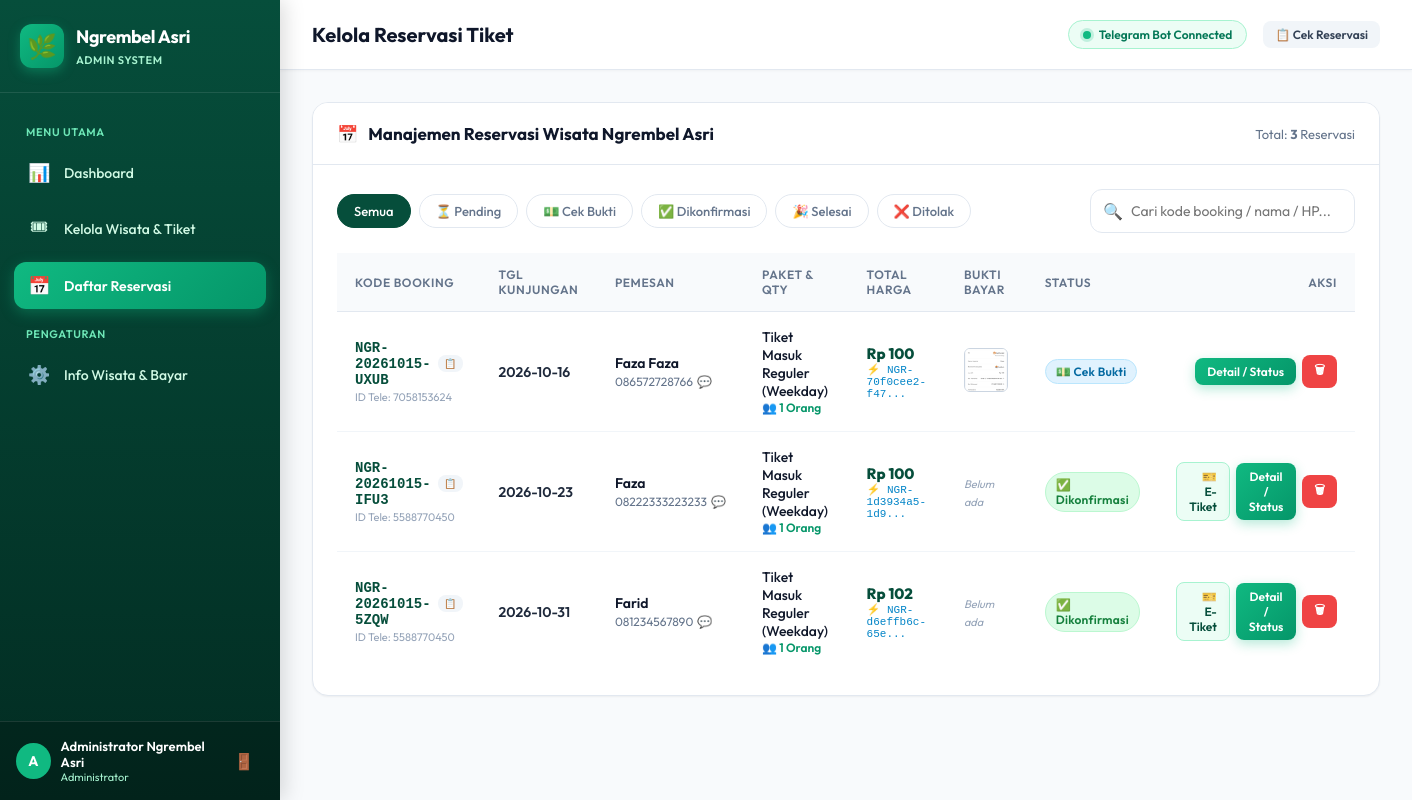
/reservations (signed in), run on the app's committed database.
### tables this page shows
CREATE TABLE reservations (
        id INTEGER PRIMARY KEY AUTOINCREMENT,
        booking_code TEXT UNIQUE NOT NULL,
        user_id INTEGER NOT NULL,
        user_name TEXT NOT NULL,
        user_phone TEXT NOT NULL,
        ticket_id INTEGER NOT NULL,
        visit_date TEXT NOT NULL,
        ticket_qty INTEGER NOT NULL DEFAULT 1,
        total_price INTEGER NOT NULL,
        payment_method TEXT DEFAULT 'Transfer Bank / QRIS',
        payment_proof TEXT,
        status TEXT DEFAULT 'PENDING',
        admin_notes TEXT,
        created_at TIMESTAMP DEFAULT CURRENT_TIMESTAMP,
        updated_at TIMESTAMP DEFAULT CURRENT_TIMESTAMP, casaku_trx_id TEXT, qr_string TEXT, payment_amount INTEGER,
        FOREIGN KEY (ticket_id) REFERENCES wisata(id) ON DELETE CASCADE
    );

CREATE TABLE wisata (
        id INTEGER PRIMARY KEY AUTOINCREMENT,
        name TEXT NOT NULL,
        category TEXT NOT NULL DEFAULT 'Tiket',
        price INTEGER NOT NULL,
        description TEXT,
        image_url TEXT,
        is_active INTEGER NOT NULL DEFAULT 1,
        created_at TIMESTAMP DEFAULT CURRENT_TIMESTAMP
    );

### web_app.py (the view)
@app.get("/reservations", response_class=HTMLResponse)
async def reservations_page(
    request: Request,
    status_filter: str = "ALL",
    q: str = ""
):
    if not is_authenticated(request):
        return RedirectResponse(url="/login", status_code=302)
    reservations = database.get_reservations(status=status_filter, search=q)
    msg = request.query_params.get("msg")
    return templates.TemplateResponse(
        request=request,
        name="reservations.html",
        context={
            "page_title": "Kelola Reservasi Tiket",
            "reservations": reservations,
            "current_filter": status_filter,
            "search_query": q,
            "msg": msg,
            "admin_name": request.session.get("admin_name", "Admin")
        }
    )

### templates/reservations.html (shortened to what this page needs)
{% extends "base.html" %}
{% block content %}
<div class="card">
  <div class="card-header">
    <h3><span>📅</span> Manajemen Reservasi Wisata Ngrembel Asri</h3>
    <span style="font-size: 13px; color: #64748b;">Total: <b>{{ reservations | length }}</b> Reservasi</span>
  </div>
  <div class="card-body">
    <div class="filter-bar">
      <div class="filter-tabs">
        <a href="/reservations?status_filter=ALL{% if search_query %}&q={{ search_query }}{% endif %}" class="tab-btn {% if current_filter == 'ALL' %}active{% endif %}">
          Semua
        </a>
        <a href="/reservations?status_filter=PENDING{% if search_query %}&q={{ search_query }}{% endif %}" class="tab-btn {% if current_filter == 'PENDING' %}active{% endif %}">
          ⏳ Pending
        </a>
        <a href="/reservations?status_filter=PAID{% if search_query %}&q={{ search_query }}{% endif %}" class="tab-btn {% if current_filter == 'PAID' %}active{% endif %}">
          💵 Cek Bukti
        </a>
        <a href="/reservations?status_filter=CONFIRMED{% if search_query %}&q={{ search_query }}{% endif %}" class="tab-btn {% if current_filter == 'CONFIRMED' %}active{% endif %}">
          ✅ Dikonfirmasi
        </a>
        <a href="/reservations?status_filter=COMPLETED{% if search_query %}&q={{ search_query }}{% endif %}" class="tab-btn {% if current_filter == 'COMPLETED' %}active{% endif %}">
          🎉 Selesai
        </a>
        <a href="/reservations?status_filter=REJECTED{% if search_query %}&q={{ search_query }}{% endif %}" class="tab-btn {% if current_filter == 'REJECTED' %}active{% endif %}">
          ❌ Ditolak
        </a>
      </div>
      <form method="GET" action="/reservations" class="search-box">
        <span style="color: #94a3b8; font-size: 16px;">🔍</span>
        <input type="text" name="q" placeholder="Cari kode booking / nama / HP..." value="{{ search_query }}">
      </form>
    </div>
    <div class="table-responsive">
      <table class="custom-table">
        <thead>
          <tr>
            <th>Kode Booking</th>
            <th>Tgl Kunjungan</th>
            <th>Pemesan</th>
            <th>Paket & Qty</th>
            <th>Total Harga</th>
            <th>Bukti Bayar</th>
            <th>Status</th>
            <th style="text-align: right;">Aksi</th>
          </tr>
        </thead>
        <tbody>
          {% for r in reservations %}
          <tr>
            <td>
              <div style="display: flex; align-items: center; gap: 6px;">
                <span style="font-family: monospace; font-weight: 700; color: #064e3b; font-size: 14px;">{{ r.booking_code }}</span>
                <button type="button" class="btn btn-secondary btn-sm btn-copy" data-copy="{{ r.booking_code }}" style="padding: 2px 6px; font-size: 10px;" title="Salin kode">📋</button>
              </div>
              <div style="font-size: 11px; color: #94a3b8; margin-top: 2px;">ID Tele: {{ r.user_id }}</div>
            </td>
            <td>
              <span style="font-weight: 600; color: #1e293b;">{{ r.visit_date }}</span>
            </td>
            <td>
              <div style="font-weight: 600; color: #0f172a;">{{ r.user_name }}</div>
              <div style="font-size: 12px; display: flex; align-items: center; gap: 4px; margin-top: 2px;">
                <span style="color: #64748b;">{{ r.user_phone }}</span>
                {% set phone_clean = r.user_phone.replace(' ', '').replace('-', '').replace('+', '') %}
                {% if phone_clean.startswith('0') %}
                  {% set wa_num = '62' + phone_clean[1:] %}
                {% else %}
                  {% set wa_num = phone_clean %}
                {% endif %}
                <a href="https://wa.me/{{ wa_num }}?text=Halo%20{{ r.user_name }}%20dari%20Wisata%20Ngrembel%20Asri%20Semarang" target="_blank" style="color: #16a34a; text-decoration: none;" title="Chat WhatsApp">💬</a>
              </div>
            </td>
            <td>
              <div style="font-weight: 500;">{{ r.ticket_name }}</div>
              <div style="font-size: 12px; color: #059669; font-weight: 600;">👥 {{ r.ticket_qty }} Orang</div>
            </td>
            <td>
              <span style="font-weight: 800; color: #064e3b; font-size: 15px;">
                Rp {{ "{:,.0f}".format(r.payment_amount or r.total_price).replace(",", ".") }}
              </span>
              {% if r.casaku_trx_id %}
              <div style="font-size: 11px; color: #0284c7; font-family: monospace;" title="Casaku Transaction ID">⚡️ {{ r.casaku_trx_id[:16] }}...</div>
              {% endif %}
            </td>
            <td>
              {% if r.payment_proof %}
              <a href="/static/uploads/{{ r.payment_proof }}" target="_blank">
                <img src="/static/uploads/{{ r.payment_proof }}" style="width: 44px; height: 44px; object-fit: cover; border-radius: 6px; border: 1px solid #cbd5e1;" title="Lihat bukti pembayaran">
              </a>
              {% else %}
              <span style="font-size: 11px; color: #94a3b8; font-style: italic;">Belum ada</span>
              {% endif %}
            </td>
            <td>
              {% if r.status == 'PENDING' %}
              <span class="badge badge-pending">⏳ Pending</span>
              {% elif r.status == 'PAID' %}
              <span class="badge badge-paid">💵 Cek Bukti</span>
              {% elif r.status == 'CONFIRMED' %}
              <span class="badge badge-confirmed">✅ Dikonfirmasi</span>
              {% elif r.status == 'COMPLETED' %}
              <span class="badge badge-completed">🎉 Selesai</span>
              {% else %}
              <span class="badge badge-rejected">❌ Ditolak</span>
              {% endif %}
            </td>
            <td style="text-align: right;">
              <div style="display: flex; gap: 6px; justify-content: flex-end; align-items: center;">
                {% if r.status in ['CONFIRMED', 'COMPLETED'] %}
                <a href="/reservations/{{ r.id }}/invoice" target="_blank" class="btn btn-secondary btn-sm" style="background: #ecfdf5; color: #064e3b; border: 1px solid #a7f3d0; text-decoration: none;" title="Lihat / Unduh E-Tiket Resmi">
                  🎫 E-Tiket
                </a>
                {% endif %}
                <button type="button" class="btn btn-primary btn-sm btn-detail" data-id="{{ r.id }}" title="Lihat detail & ubah status">
                  Detail / Status
                </button>
                <form method="POST" action="/reservations/delete/{{ r.id }}" onsubmit="return confirm('Apakah Anda yakin ingin menghapus data reservasi ini?')">
                  <button type="submit" class="btn btn-danger btn-sm" title="Hapus reservasi">🗑</button>
                </form>
              </div>
            </td>
          </tr>
          {% else %}
          <tr>
            <td colspan="8" style="text-align: center; padding: 48px; color: #94a3b8;">
              Tidak ada data reservasi yang sesuai dengan filter ini.
            </td>
          </tr>
          {% endfor %}
        </tbody>
      </table>
    </div>
  </div>
</div>
{% endblock %}

### static/css/style.css (style rules this page uses)
:root { --primary: #059669; --primary-hover: #047857; --primary-light: #d1fae5; --primary-glow: rgba(5, 150, 105, 0.25); --secondary: #0ea5e9; --secondary-hover: #0284c7; --bg-main: #f8fafc; --bg-card: #ffffff; --bg-sidebar: #064e3b; --bg-sidebar-hover: #065f46; --sidebar-active: #10b981; --text-main: #0f172a; --text-muted: #64748b; --text-light: #94a3b8; --text-white: #ffffff; --border-color: #e2e8f0; --border-focus: #10b981; --status-pending-bg: #fef3c7; --status-pending-text: #b45309; --status-paid-bg: #e0f2fe; --status-paid-text: #0369a1; --status-confirmed-bg: #dcfce7; --status-confirmed-text: #15803d; --status-completed-bg: #f1f5f9; --status-completed-text: #475569; --status-rejected-bg: #fee2e2; --status-rejected-text: #b91c1c; --shadow-sm: 0 1px 2px 0 rgb(0 0 0 / 0.05); --shadow-md: 0 4px 6px -1px rgb(0 0 0 / 0.1), 0 2px 4px -2px rgb(0 0 0 / 0.1); --shadow-lg: 0 10px 15px -3px rgb(0 0 0 / 0.1), 0 4px 6px -4px rgb(0 0 0 / 0.1); --shadow-xl: 0 20px 25px -5px rgb(0 0 0 / 0.1), 0 8px 10px -6px rgb(0 0 0 / 0.1); --radius-sm: 8px; --radius-md: 12px; --radius-lg: 16px; --radius-full: 9999px; --transition: all 0.2s cubic-bezier(0.4, 0, 0.2, 1); }
* { box-sizing: border-box; margin: 0; padding: 0; font-family: 'Outfit', 'Inter', -apple-system, BlinkMacSystemFont, 'Segoe UI', Roboto, sans-serif; }
body { background-color: var(--bg-main); color: var(--text-main); min-height: 100vh; display: flex; overflow-x: hidden; }
.card { background: var(--bg-card); border: 1px solid var(--border-color); border-radius: var(--radius-lg); box-shadow: var(--shadow-sm); margin-bottom: 24px; overflow: hidden; }
.card-header { padding: 20px 24px; border-bottom: 1px solid var(--border-color); display: flex; align-items: center; justify-content: space-between; background: #ffffff; }
.card-header h3 { font-size: 17px; font-weight: 700; color: var(--text-main); display: flex; align-items: center; gap: 10px; }
.card-body { padding: 24px; }
.btn { display: inline-flex; align-items: center; justify-content: center; gap: 8px; padding: 10px 18px; border-radius: var(--radius-md); font-size: 14px; font-weight: 600; cursor: pointer; border: none; text-decoration: none; transition: var(--transition); }
.btn-primary { background: linear-gradient(135deg, #10b981 0%, #059669 100%); color: #ffffff; box-shadow: 0 4px 12px rgba(16, 185, 129, 0.3); }
.btn-secondary { background: #f1f5f9; color: #334155; }
.btn-danger { background: #ef4444; color: #ffffff; }
.btn-sm { padding: 6px 12px; font-size: 12px; border-radius: var(--radius-sm); }
.table-responsive { width: 100%; overflow-x: auto; }
.custom-table { width: 100%; border-collapse: separate; border-spacing: 0; text-align: left; }
.custom-table th { background: #f8fafc; padding: 14px 18px; font-size: 12px; font-weight: 600; text-transform: uppercase; letter-spacing: 0.05em; color: var(--text-muted); border-bottom: 1px solid var(--border-color); }
.custom-table td { padding: 16px 18px; font-size: 14px; color: var(--text-main); border-bottom: 1px solid #f1f5f9; vertical-align: middle; }
.custom-table tr:last-child td { border-bottom: none; }
.badge { display: inline-flex; align-items: center; gap: 6px; padding: 4px 10px; border-radius: var(--radius-full); font-size: 12px; font-weight: 600; letter-spacing: 0.02em; }
.badge-paid { background: var(--status-paid-bg); color: var(--status-paid-text); border: 1px solid #bae6fd; }
.badge-confirmed { background: var(--status-confirmed-bg); color: var(--status-confirmed-text); border: 1px solid #bbf7d0; }
.filter-bar { display: flex; align-items: center; justify-content: space-between; flex-wrap: wrap; gap: 16px; margin-bottom: 20px; }
.filter-tabs { display: flex; gap: 8px; flex-wrap: wrap; }
.tab-btn { padding: 8px 16px; border-radius: var(--radius-full); font-size: 13px; font-weight: 500; text-decoration: none; color: var(--text-muted); background: #ffffff; border: 1px solid var(--border-color); transition: var(--transition); }
.tab-btn.active { background: #064e3b; color: #ffffff; border-color: #064e3b; }
.search-box { display: flex; align-items: center; background: #ffffff; border: 1px solid var(--border-color); border-radius: var(--radius-md); padding: 6px 12px; min-width: 260px; }
.search-box input { border: none; outline: none; padding: 6px 8px; font-size: 14px; width: 100%; }

### data on the page
reservations: booking_code "NGR-20261015-UXUB", user_id "7058153624", visit_date "2026-10-16", user_name "Faza Faza", user_phone "086572728766", ticket_name "Tiket Masuk Reguler (Weekday)", ticket_qty "1", payment_amount "100", casaku_trx_id "NGR-70f0cee2-f47", payment_proof (picture), status "💵 Cek Bukti"
reservations: booking_code "NGR-20261015-IFU3", user_id "5588770450", visit_date "2026-10-23", user_name "Faza", user_phone "08222333223233", ticket_name "Tiket Masuk Reguler (Weekday)", ticket_qty "1", payment_amount "100", casaku_trx_id "NGR-1d3934a5-1d9", shows "Belum ada", status "✅ Dikonfirmasi"
reservations: booking_code "NGR-20261015-5ZQW", user_id "5588770450", visit_date "2026-10-31", user_name "Farid", user_phone "081234567890", ticket_name "Tiket Masuk Reguler (Weekday)", ticket_qty "1", payment_amount "102", casaku_trx_id "NGR-d6effb6c-65e", shows "Belum ada", status "✅ Dikonfirmasi"

### other printed values
{{ admin_name }} "Administrator Ngrembel Asri"
{{ page_title }} "Kelola Reservasi Tiket"
{{ reservations | length }} "3"
